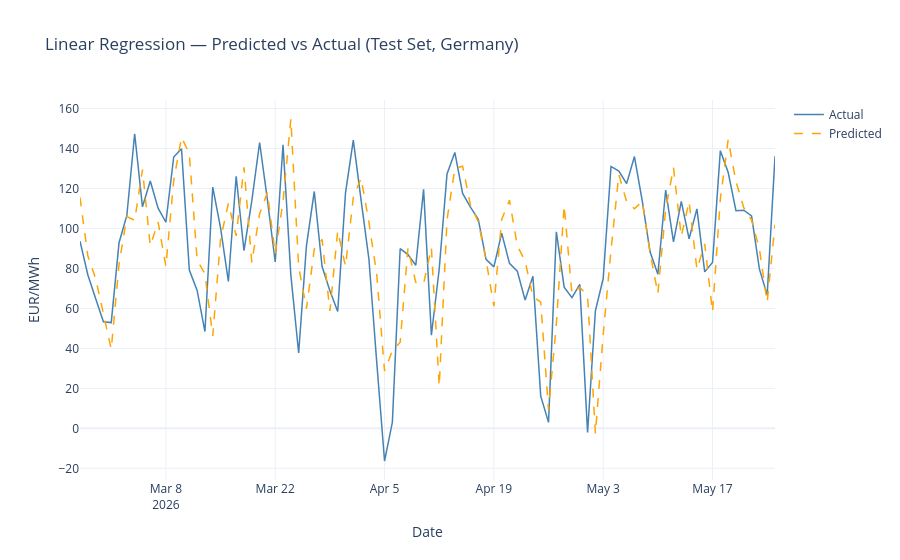
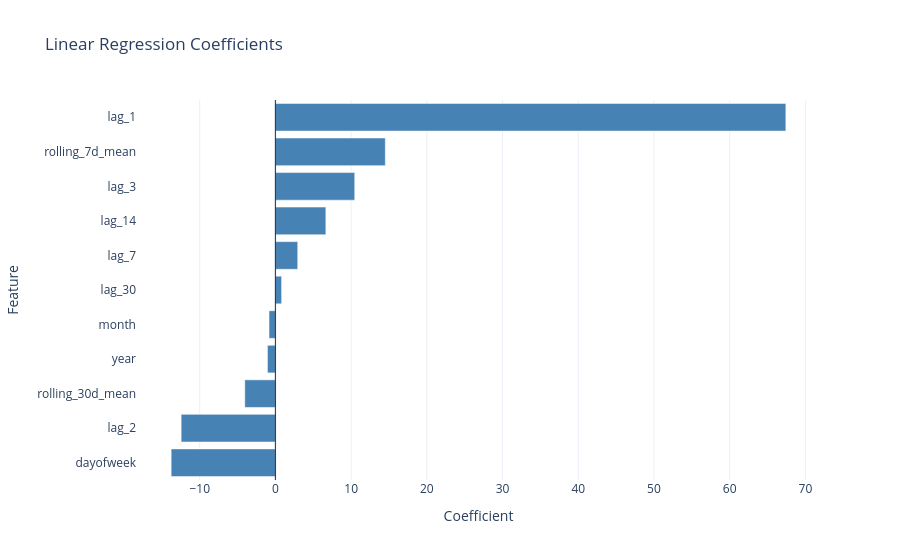
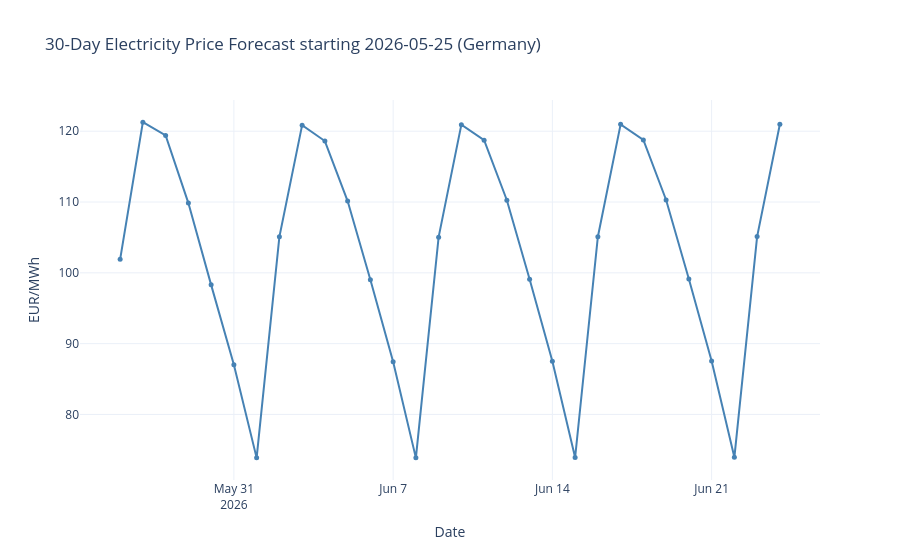

Write notebook code for charts like these, in order.
### Code cell
from sklearn.linear_model import LinearRegression
from sklearn.preprocessing import StandardScaler
from sklearn.metrics import mean_absolute_error, mean_squared_error
import numpy as np
import pandas as pd
import plotly.graph_objects as go
import plotly.express as px
import joblib
import os

os.makedirs("models", exist_ok=True)
os.makedirs("figures", exist_ok=True)

daily = pd.read_csv("data/clean/prices_daily_DE.csv", parse_dates=["date"])
daily = daily.sort_values("date").reset_index(drop=True)

# Feature engineering
for n in [1, 2, 3, 7, 14, 30]:
    daily[f"lag_{n}"] = daily["avg_price_eur_mwh"].shift(n)

daily["rolling_7d_mean"]  = daily["avg_price_eur_mwh"].shift(1).rolling(7).mean()
daily["rolling_30d_mean"] = daily["avg_price_eur_mwh"].shift(1).rolling(30).mean()
daily["month"]            = daily["date"].dt.month
daily["dayofweek"]        = daily["date"].dt.dayofweek
daily["year"]             = daily["date"].dt.year

daily = daily.dropna().reset_index(drop=True)

FEATURES = [f"lag_{lag_n}" for lag_n in [1,2,3,7,14,30]] + \
           ["rolling_7d_mean", "rolling_30d_mean", "month", "dayofweek", "year"]
TARGET = "avg_price_eur_mwh"

# Train / test split
split_idx = len(daily) - 90
train = daily.iloc[:split_idx]
test  = daily.iloc[split_idx:]

X_train, y_train = train[FEATURES], train[TARGET]
X_test,  y_test  = test[FEATURES],  test[TARGET]

# Scale
scaler = StandardScaler()
X_train_scaled = scaler.fit_transform(X_train)
X_test_scaled  = scaler.transform(X_test)

# Train
model = LinearRegression()
model.fit(X_train_scaled, y_train)

# Evaluate
preds = model.predict(X_test_scaled)
mae   = mean_absolute_error(y_test, preds)
rmse  = np.sqrt(mean_squared_error(y_test, preds))
r2    = model.score(X_test_scaled, y_test)
print(f"MAE:  {mae:.2f} EUR/MWh")
print(f"RMSE: {rmse:.2f} EUR/MWh")
print(f"R²:   {r2:.3f}")

# Plot: predicted vs actual
fig_pred = go.Figure()
fig_pred.add_trace(go.Scatter(x=test["date"], y=y_test.values,
                              mode="lines", name="Actual",
                              line=dict(color="steelblue", width=1.5)))
fig_pred.add_trace(go.Scatter(x=test["date"], y=preds,
                              mode="lines", name="Predicted",
                              line=dict(color="orange", width=1.5, dash="dash")))
fig_pred.update_layout(title="Linear Regression — Predicted vs Actual (Test Set, Germany)",
                       yaxis_title="EUR/MWh", xaxis_title="Date", template="plotly_white")
fig_pred.write_html("figures/lr_predictions_DE.html")
fig_pred.show()

# Coefficients
coef_df = pd.Series(model.coef_, index=FEATURES).sort_values().reset_index()
coef_df.columns = ["feature", "coefficient"]
fig_coef = px.bar(coef_df, x="coefficient", y="feature", orientation="h",
                  title="Linear Regression Coefficients",
                  labels={"coefficient": "Coefficient", "feature": "Feature"},
                  color_discrete_sequence=["steelblue"], template="plotly_white")
fig_coef.add_vline(x=0, line_color="black", line_width=0.8)
fig_coef.write_html("figures/lr_coefficients_DE.html")
fig_coef.show()

# Save model and scaler
joblib.dump(model,  "models/lr_price_forecast_DE.pkl")
joblib.dump(scaler, "models/lr_scaler_DE.pkl")

test_out = test[["date"]].copy()
test_out["actual"]    = y_test.values
test_out["predicted"] = preds
test_out.to_csv("data/clean/lr_test_predictions_DE.csv", index=False)
print("Model and predictions saved.")

# 30-day forecast from any date (plug into backend later)
def predict_from_date(start_date, daily_df, trained_model, fitted_scaler, features, days=30):
    """
    Predict electricity prices for 30 days starting from any date.
    If start_date is in the dataset, uses real historical prices as seed.
    If start_date is beyond the dataset, seeds from the last known row
    and iteratively forecasts forward to the start date first.
    """
    start_date = pd.Timestamp(start_date)

    df_copy = daily_df.copy()
    for n in [1, 2, 3, 7, 14, 30]:
        df_copy[f"lag_{n}"] = df_copy["avg_price_eur_mwh"].shift(n)
    df_copy["rolling_7d_mean"]  = df_copy["avg_price_eur_mwh"].shift(1).rolling(7).mean()
    df_copy["rolling_30d_mean"] = df_copy["avg_price_eur_mwh"].shift(1).rolling(30).mean()
    df_copy["month"]            = df_copy["date"].dt.month
    df_copy["dayofweek"]        = df_copy["date"].dt.dayofweek
    df_copy["year"]             = df_copy["date"].dt.year
    df_copy = df_copy.dropna().reset_index(drop=True)

    last_known_date = df_copy["date"].max()

    # Seed from matching row if date is in dataset
    if start_date <= last_known_date:
        idx = df_copy[df_copy["date"] <= start_date].index[-1]
        last_row = df_copy.iloc[idx].copy()
    else:
        # Forecast forward from last known date to reach start date
        last_row = df_copy.iloc[-1].copy()
        current_date = last_known_date

        while current_date < start_date - pd.Timedelta(days=1):
            X = pd.DataFrame([last_row[features]])
            X_scaled = fitted_scaler.transform(X)
            pred = trained_model.predict(X_scaled)[0]

            current_date += pd.Timedelta(days=1)
            last_row["lag_30"]    = last_row["lag_14"]
            last_row["lag_14"]    = last_row["lag_7"]
            last_row["lag_7"]     = last_row["lag_3"]
            last_row["lag_3"]     = last_row["lag_2"]
            last_row["lag_2"]     = last_row["lag_1"]
            last_row["lag_1"]     = pred
            last_row["date"]      = current_date
            last_row["month"]     = current_date.month
            last_row["dayofweek"] = current_date.dayofweek
            last_row["year"]      = current_date.year

    # Forecast 30 days from start date
    predictions = []
    for _ in range(days):
        X = pd.DataFrame([last_row[features]])
        X_scaled = fitted_scaler.transform(X)
        pred = trained_model.predict(X_scaled)[0]

        date = last_row["date"] + pd.Timedelta(days=1)
        predictions.append({
            "date": str(date.date()),
            "predicted_price_eur_mwh": round(pred, 2)
        })

        last_row["lag_30"]    = last_row["lag_14"]
        last_row["lag_14"]    = last_row["lag_7"]
        last_row["lag_7"]     = last_row["lag_3"]
        last_row["lag_3"]     = last_row["lag_2"]
        last_row["lag_2"]     = last_row["lag_1"]
        last_row["lag_1"]     = pred
        last_row["date"]      = date
        last_row["month"]     = date.month
        last_row["dayofweek"] = date.dayofweek
        last_row["year"]      = date.year

    return pd.DataFrame(predictions)

# Change this to any date you want
START_DATE = "2026-05-25"
forecast_df = predict_from_date(START_DATE, daily, model, scaler, FEATURES)
print(f"\n30-Day Forecast starting {START_DATE}:")
print(forecast_df.to_string(index=False))

# Plot the 30-day forecast
fig_forecast = go.Figure()
fig_forecast.add_trace(go.Scatter(x=forecast_df["date"], y=forecast_df["predicted_price_eur_mwh"],
                                  mode="lines+markers", name="Forecast",
                                  line=dict(color="steelblue", width=2),
                                  marker=dict(size=5)))
fig_forecast.update_layout(title=f"30-Day Electricity Price Forecast starting {START_DATE} (Germany)",
                            yaxis_title="EUR/MWh", xaxis_title="Date", template="plotly_white")
fig_forecast.write_html(f"figures/lr_forecast_{START_DATE}.html")
fig_forecast.show()

forecast_df.to_csv(f"data/clean/lr_forecast_{START_DATE}.csv", index=False)
print("Forecast saved.")

### Figure 1 — Plotly figure (JSON) as saved in the notebook; plotly's stock layout.template omitted (floating-point values rounded to 4 significant figures)
{"data": [{"line": {"color": "steelblue", "width": 1.5}, "mode": "lines", "name": "Actual", "type": "scatter", "x": ["2026-02-25T00:00:00.000000", "2026-02-26T00:00:00.000000", "2026-02-27T00:00:00.000000", "2026-02-28T00:00:00.000000", "2026-03-01T00:00:00.000000", "2026-03-02T00:00:00.000000", "2026-03-03T00:00:00.000000", "2026-03-04T00:00:00.000000", "2026-03-05T00:00:00.000000", "2026-03-06T00:00:00.000000", "2026-03-07T00:00:00.000000", "2026-03-08T00:00:00.000000", "2026-03-09T00:00:00.000000", "2026-03-10T00:00:00.000000", "2026-03-11T00:00:00.000000", "2026-03-12T00:00:00.000000", "2026-03-13T00:00:00.000000", "2026-03-14T00:00:00.000000", "2026-03-15T00:00:00.000000", "2026-03-16T00:00:00.000000", "2026-03-17T00:00:00.000000", "2026-03-18T00:00:00.000000", "2026-03-19T00:00:00.000000", "2026-03-20T00:00:00.000000", "2026-03-21T00:00:00.000000", "2026-03-22T00:00:00.000000", "2026-03-23T00:00:00.000000", "2026-03-24T00:00:00.000000", "2026-03-25T00:00:00.000000", "2026-03-26T00:00:00.000000", "2026-03-27T00:00:00.000000", "2026-03-28T00:00:00.000000", "2026-03-29T00:00:00.000000", "2026-03-30T00:00:00.000000", "2026-03-31T00:00:00.000000", "2026-04-01T00:00:00.000000", "2026-04-02T00:00:00.000000", "2026-04-03T00:00:00.000000", "2026-04-04T00:00:00.000000", "2026-04-05T00:00:00.000000", "2026-04-06T00:00:00.000000", "2026-04-07T00:00:00.000000", "2026-04-08T00:00:00.000000", "2026-04-09T00:00:00.000000", "2026-04-10T00:00:00.000000", "2026-04-11T00:00:00.000000", "2026-04-12T00:00:00.000000", "2026-04-13T00:00:00.000000", "2026-04-14T00:00:00.000000", "2026-04-15T00:00:00.000000", "2026-04-16T00:00:00.000000", "2026-04-17T00:00:00.000000", "2026-04-18T00:00:00.000000", "2026-04-19T00:00:00.000000", "2026-04-20T00:00:00.000000", "2026-04-21T00:00:00.000000", "2026-04-22T00:00:00.000000", "2026-04-23T00:00:00.000000", "2026-04-24T00:00:00.000000", "2026-04-25T00:00:00.000000", "2026-04-26T00:00:00.000000", "2026-04-27T00:00:00.000000", "2026-04-28T00:00:00.000000", "2026-04-29T00:00:00.000000", "2026-04-30T00:00:00.000000", "2026-05-01T00:00:00.000000", "2026-05-02T00:00:00.000000", "2026-05-03T00:00:00.000000", "2026-05-04T00:00:00.000000", "2026-05-05T00:00:00.000000", "2026-05-06T00:00:00.000000", "2026-05-07T00:00:00.000000", "2026-05-08T00:00:00.000000", "2026-05-09T00:00:00.000000", "2026-05-10T00:00:00.000000", "2026-05-11T00:00:00.000000", "2026-05-12T00:00:00.000000", "2026-05-13T00:00:00.000000", "2026-05-14T00:00:00.000000", "2026-05-15T00:00:00.000000", "2026-05-16T00:00:00.000000", "2026-05-17T00:00:00.000000", "2026-05-18T00:00:00.000000", "2026-05-19T00:00:00.000000", "2026-05-20T00:00:00.000000", "2026-05-21T00:00:00.000000", "2026-05-22T00:00:00.000000", "2026-05-23T00:00:00.000000", "2026-05-24T00:00:00.000000", "2026-05-25T00:00:00.000000"], "y": [93.66, 76.89, 64.92, 53.35, 52.93, 92.86, 106.5, 147.4, 110.9, 123.8, 110.2, 103.1, 135.8, 139.9, 79.25, 69.05, 48.44, 120.7, 100.3, 73.5, 126.2, 88.91, 113.8, 143.0, 114.3, 83.24, 141.9, 76.81, 37.68, 91.48, 118.5, 81.0, 68.88, 58.44, 117.8, 144.2, 114.0, 84.64, 33.07, -16.34, 3.036, 89.89, 86.97, 81.63, 119.6, 46.57, 79.73, 127.3, 138.1, 117.5, 110.7, 104.6, 84.59, 80.81, 97.71, 82.57, 78.67, 64.21, 76.11, 16.13, 2.985, 98.35, 70.65, 65.36, 72.06, -2.079, 58.85, 74.97, 131.1, 128.7, 122.4, 136.0, 113.8, 88.33, 77.09, 119.3, 93.31, 113.5, 94.85, 109.8, 78.3, 83.0, 138.9, 128.1, 108.9, 109.1, 106.3, 79.78, 66.72, 136.1]}, {"line": {"color": "orange", "dash": "dash", "width": 1.5}, "mode": "lines", "name": "Predicted", "type": "scatter", "x": ["2026-02-25T00:00:00.000000", "2026-02-26T00:00:00.000000", "2026-02-27T00:00:00.000000", "2026-02-28T00:00:00.000000", "2026-03-01T00:00:00.000000", "2026-03-02T00:00:00.000000", "2026-03-03T00:00:00.000000", "2026-03-04T00:00:00.000000", "2026-03-05T00:00:00.000000", "2026-03-06T00:00:00.000000", "2026-03-07T00:00:00.000000", "2026-03-08T00:00:00.000000", "2026-03-09T00:00:00.000000", "2026-03-10T00:00:00.000000", "2026-03-11T00:00:00.000000", "2026-03-12T00:00:00.000000", "2026-03-13T00:00:00.000000", "2026-03-14T00:00:00.000000", "2026-03-15T00:00:00.000000", "2026-03-16T00:00:00.000000", "2026-03-17T00:00:00.000000", "2026-03-18T00:00:00.000000", "2026-03-19T00:00:00.000000", "2026-03-20T00:00:00.000000", "2026-03-21T00:00:00.000000", "2026-03-22T00:00:00.000000", "2026-03-23T00:00:00.000000", "2026-03-24T00:00:00.000000", "2026-03-25T00:00:00.000000", "2026-03-26T00:00:00.000000", "2026-03-27T00:00:00.000000", "2026-03-28T00:00:00.000000", "2026-03-29T00:00:00.000000", "2026-03-30T00:00:00.000000", "2026-03-31T00:00:00.000000", "2026-04-01T00:00:00.000000", "2026-04-02T00:00:00.000000", "2026-04-03T00:00:00.000000", "2026-04-04T00:00:00.000000", "2026-04-05T00:00:00.000000", "2026-04-06T00:00:00.000000", "2026-04-07T00:00:00.000000", "2026-04-08T00:00:00.000000", "2026-04-09T00:00:00.000000", "2026-04-10T00:00:00.000000", "2026-04-11T00:00:00.000000", "2026-04-12T00:00:00.000000", "2026-04-13T00:00:00.000000", "2026-04-14T00:00:00.000000", "2026-04-15T00:00:00.000000", "2026-04-16T00:00:00.000000", "2026-04-17T00:00:00.000000", "2026-04-18T00:00:00.000000", "2026-04-19T00:00:00.000000", "2026-04-20T00:00:00.000000", "2026-04-21T00:00:00.000000", "2026-04-22T00:00:00.000000", "2026-04-23T00:00:00.000000", "2026-04-24T00:00:00.000000", "2026-04-25T00:00:00.000000", "2026-04-26T00:00:00.000000", "2026-04-27T00:00:00.000000", "2026-04-28T00:00:00.000000", "2026-04-29T00:00:00.000000", "2026-04-30T00:00:00.000000", "2026-05-01T00:00:00.000000", "2026-05-02T00:00:00.000000", "2026-05-03T00:00:00.000000", "2026-05-04T00:00:00.000000", "2026-05-05T00:00:00.000000", "2026-05-06T00:00:00.000000", "2026-05-07T00:00:00.000000", "2026-05-08T00:00:00.000000", "2026-05-09T00:00:00.000000", "2026-05-10T00:00:00.000000", "2026-05-11T00:00:00.000000", "2026-05-12T00:00:00.000000", "2026-05-13T00:00:00.000000", "2026-05-14T00:00:00.000000", "2026-05-15T00:00:00.000000", "2026-05-16T00:00:00.000000", "2026-05-17T00:00:00.000000", "2026-05-18T00:00:00.000000", "2026-05-19T00:00:00.000000", "2026-05-20T00:00:00.000000", "2026-05-21T00:00:00.000000", "2026-05-22T00:00:00.000000", "2026-05-23T00:00:00.000000", "2026-05-24T00:00:00.000000", "2026-05-25T00:00:00.000000"], "y": [115.6, 86.35, 75.01, 57.57, 39.58, 82.05, 106.0, 104.1, 129.5, 91.36, 103.2, 81.04, 124.0, 145.7, 137.4, 84.33, 77.22, 46.22, 94.85, 112.5, 96.29, 130.7, 82.94, 107.3, 118.0, 87.15, 113.5, 154.8, 80.92, 59.89, 89.67, 94.57, 58.78, 98.8, 81.12, 115.5, 125.2, 103.0, 77.05, 28.68, 38.81, 43.09, 90.13, 73.03, 72.4, 90.45, 21.04, 104.3, 130.0, 131.2, 111.8, 103.4, 84.2, 61.12, 104.5, 114.2, 91.5, 83.68, 65.91, 63.12, 9.215, 52.31, 111.5, 67.32, 70.57, 66.41, -2.638, 47.05, 89.09, 127.0, 113.5, 109.9, 113.6, 88.0, 67.39, 109.5, 130.4, 96.04, 113.5, 79.61, 92.3, 58.28, 114.6, 144.5, 123.5, 110.4, 104.2, 89.85, 63.03, 101.9]}], "layout": {"title": {"text": "Linear Regression — Predicted vs Actual (Test Set, Germany)"}, "xaxis": {"title": {"text": "Date"}}, "yaxis": {"title": {"text": "EUR/MWh"}}}}

### Figure 2 — Plotly figure (JSON) as saved in the notebook; plotly's stock layout.template omitted (floating-point values rounded to 4 significant figures)
{"data": [{"hovertemplate": "Coefficient=%{x}<br>Feature=%{y}<extra></extra>", "legendgroup": "", "marker": {"color": "steelblue", "pattern": {"shape": ""}}, "name": "", "orientation": "h", "showlegend": false, "textposition": "auto", "type": "bar", "x": [-13.77, -12.45, -4.048, -1.055, -0.8444, 0.8166, 2.946, 6.66, 10.47, 14.51, 67.42], "xaxis": "x", "y": ["dayofweek", "lag_2", "rolling_30d_mean", "year", "month", "lag_30", "lag_7", "lag_14", "lag_3", "rolling_7d_mean", "lag_1"], "yaxis": "y"}], "layout": {"barmode": "relative", "legend": {"tracegroupgap": 0}, "shapes": [{"line": {"color": "black", "width": 0.8}, "type": "line", "x0": 0, "x1": 0, "xref": "x", "y0": 0, "y1": 1, "yref": "y domain"}], "title": {"text": "Linear Regression Coefficients"}, "xaxis": {"anchor": "y", "domain": [0, 1], "title": {"text": "Coefficient"}}, "yaxis": {"anchor": "x", "domain": [0, 1], "title": {"text": "Feature"}}}}

### Figure 3 — Plotly figure (JSON) as saved in the notebook; plotly's stock layout.template omitted (floating-point values rounded to 4 significant figures)
{"data": [{"line": {"color": "steelblue", "width": 2}, "marker": {"size": 5}, "mode": "lines+markers", "name": "Forecast", "type": "scatter", "x": ["2026-05-26", "2026-05-27", "2026-05-28", "2026-05-29", "2026-05-30", "2026-05-31", "2026-06-01", "2026-06-02", "2026-06-03", "2026-06-04", "2026-06-05", "2026-06-06", "2026-06-07", "2026-06-08", "2026-06-09", "2026-06-10", "2026-06-11", "2026-06-12", "2026-06-13", "2026-06-14", "2026-06-15", "2026-06-16", "2026-06-17", "2026-06-18", "2026-06-19", "2026-06-20", "2026-06-21", "2026-06-22", "2026-06-23", "2026-06-24"], "y": [101.9, 121.3, 119.4, 109.8, 98.3, 87.01, 73.87, 105.1, 120.8, 118.6, 110.1, 99.02, 87.45, 73.87, 105.0, 120.9, 118.7, 110.2, 99.1, 87.51, 73.92, 105.1, 121.0, 118.8, 110.3, 99.14, 87.54, 73.95, 105.1, 121.0]}], "layout": {"title": {"text": "30-Day Electricity Price Forecast starting 2026-05-25 (Germany)"}, "xaxis": {"title": {"text": "Date"}}, "yaxis": {"title": {"text": "EUR/MWh"}}}}
